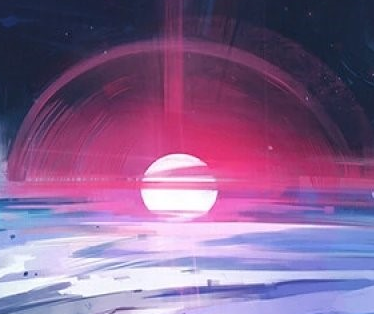
#> input picture code/data/img/desktop.png, 374 x 314 px
$ python '1、图像分布的直方图.py'
#> lines starting #> are read from the running program, lines starting #| are printed output that depends on the picture
import matplotlib.pyplot as plt
from PIL import Image
import numpy as np

def plot_images_histogram(image_paths, bins=256):
    """
    绘制多张图像的灰度直方图。
    :param image_paths: 包含图像文件路径的列表。
    :param bins: 直方图的柱数。
    """
#> called with bins = 256
    # 创建一个画布，根据图像数量动态调整大小
    plt.figure(figsize=(15, 5 * len(image_paths)))

    for i, image_path in enumerate(image_paths, 1):
        # 加载图像并转换为灰度
        image = Image.open(image_path).convert('L')
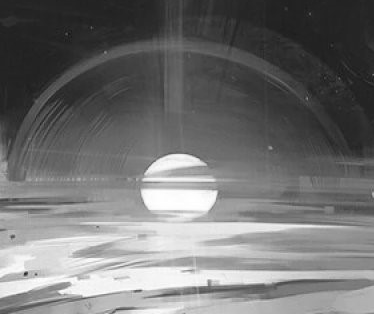
#> image: PIL image 374x314 L; min 21, max 255, mean 114
        image_np = np.array(image)

        # 计算直方图
        histogram, bin_edges = np.histogram(image_np, bins=bins, range=(0, 255))
#> histogram = 256 values, max 3544 at index 36, min 0 at index 0, mean 458.7; bin_edges = 257 values from 0 to 255

        # 绘制直方图
        plt.plot(bin_edges[0:-1], histogram, label=f"Image {i}")
#> pass 2 of the loop in plot_images_histogram, `for i, image_path in enumerate(image_paths, 1):`:
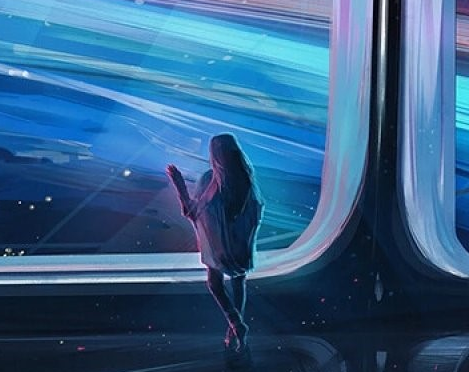
#> input picture code/data/img/desktop2.png, 469 x 372 px
#> in plot_images_histogram, `image = Image.open(image_path).convert('L')`:
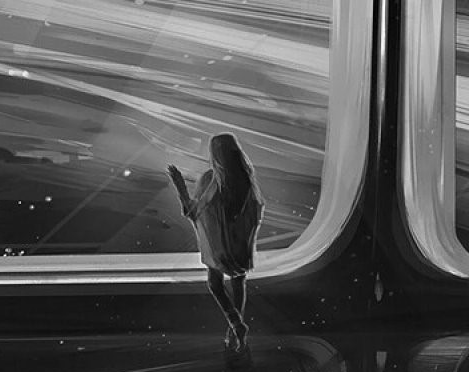
#> image: PIL image 469x372 L; min 1, max 254, mean 88
#> histogram = 256 values, max 3960 at index 23, min 0 at index 0, mean 681.5
    plt.title(f"Grayscale Histogram for Image {i}")
    plt.xlabel("Grayscale Value")
    plt.ylabel("Pixels")
    plt.xlim([0, 255])
    plt.legend()
    plt.tight_layout()
    plt.show()
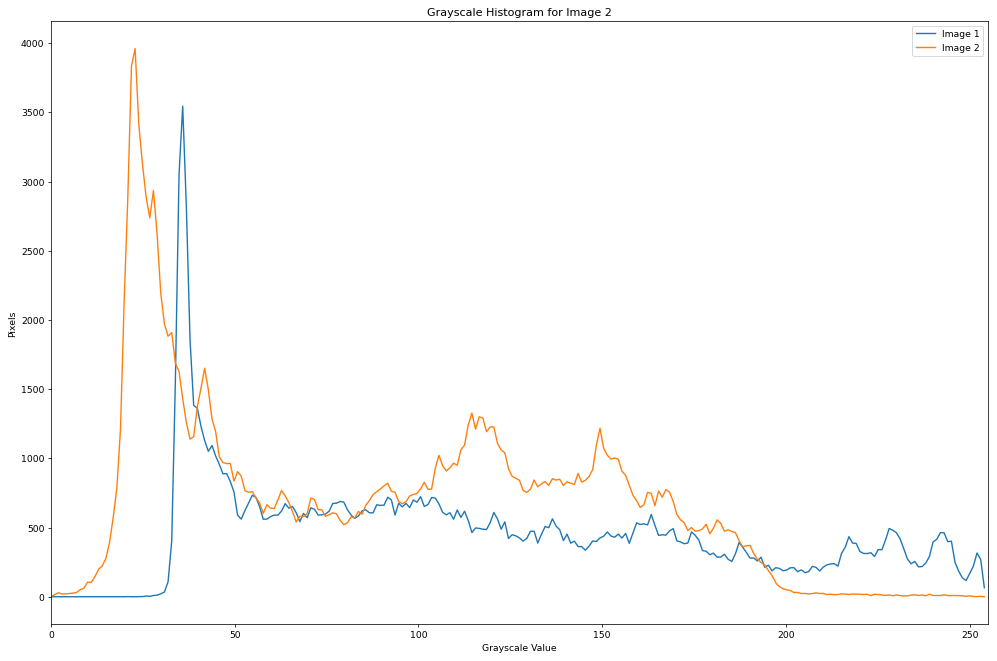
#> figure drawn by matplotlib, 1 panel; curve peaks at x = 35.86, y = 3544; curve peaks at x = 22.91, y = 3960

# 使用示例
image_paths = ['../../data/img/desktop.png', '../../data/img/desktop2.png']  # 替换为你的图像文件路径列表
plot_images_histogram(image_paths)
